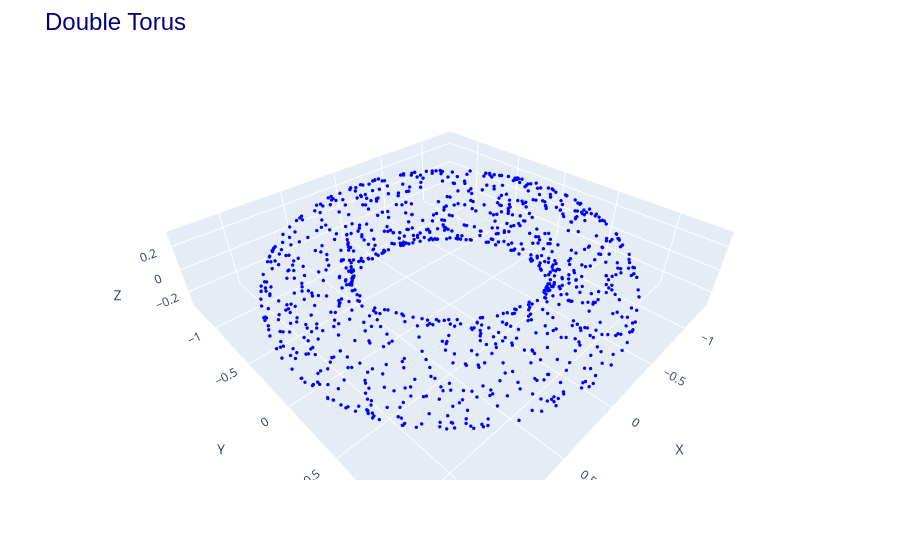

Source (notebook cell):
### Code cell
torus_data = util.generate_torus(1000)
util.plot3d([(torus_data, "torus data")], title="Double Torus", color="blue")

### Figure 1 — Plotly figure (JSON) as saved in the notebook; plotly's stock layout.template omitted (floating-point values rounded to 4 significant figures; data arrays with more than 128 entries replaced by an {"elided": "..."} marker saying what was removed)
{"data": [{"marker": {"color": "blue", "size": 2}, "mode": "markers", "name": "torus data", "type": "scatter3d", "x": {"elided": "1000 float values"}, "y": {"elided": "1000 float values"}, "z": {"elided": "1000 float values"}}], "layout": {"margin": {"t": 60}, "scene": {"aspectmode": "data", "xaxis": {"title": {"text": "X"}}, "yaxis": {"title": {"text": "Y"}}, "zaxis": {"title": {"text": "Z"}}}, "title": {"font": {"color": "navy", "family": "Arial", "size": 24}, "text": "Double Torus"}}}
